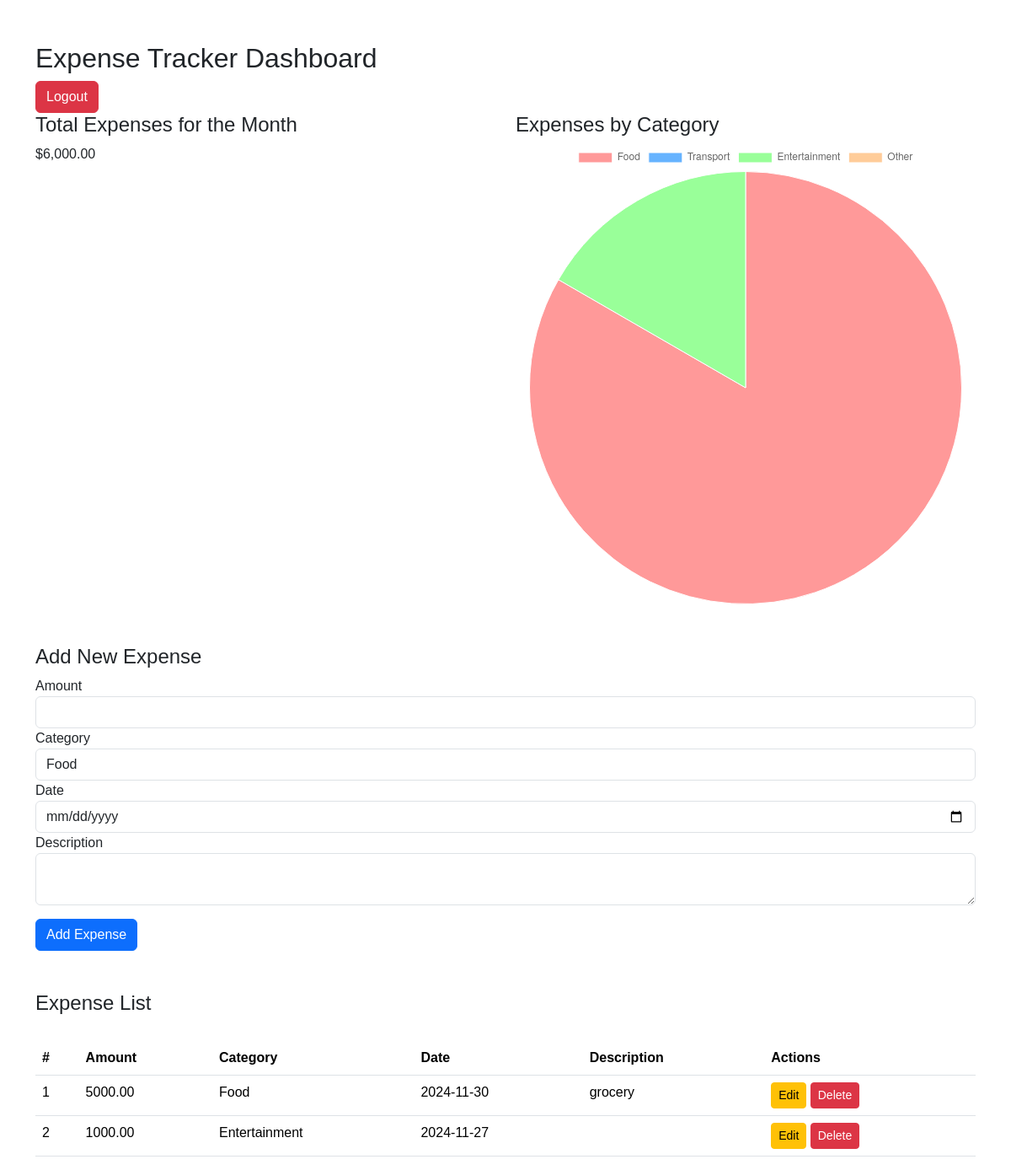
The page /welcome.php (signed in) on the database its author committed.
### tables this page shows
CREATE TABLE `expenses` (
  `id` int(255) UNSIGNED NOT NULL,
  `user_id` int(255) NOT NULL,
  `category` varchar(50) NOT NULL,
  `amount` decimal(10,2) NOT NULL,
  `expense_date` date NOT NULL,
  `description` text NOT NULL,
  `created_at` timestamp NOT NULL DEFAULT current_timestamp()
);

### welcome.php (the view, shortened to what this page needs)
<?php
    include('connection.php');
    $username = $_SESSION['username'];
    $sql_user = "SELECT id FROM users WHERE username = '$username'";
    $result_user = mysqli_query($conn, $sql_user);
    $user = mysqli_fetch_assoc($result_user);
    $user_id = $user['id'];
    $sql_expenses = "SELECT * FROM expenses WHERE user_id = $user_id";
    $result_expenses = mysqli_query($conn, $sql_expenses);
    $expenses = mysqli_fetch_all($result_expenses, MYSQLI_ASSOC);
    $total_expenses = 0;
    foreach ($expenses as $expense) {
        $total_expenses += $expense['amount'];
    }
    $categories = ['Food', 'Transport', 'Entertainment', 'Other'];
    $category_expenses = array_fill_keys($categories, 0);
    foreach ($expenses as $expense) {
        $category_expenses[$expense['category']] += $expense['amount'];
    }
?>
<!DOCTYPE html>
<html lang="en">
<head>
    <link href="https://cdn.jsdelivr.net/npm/bootstrap@5.3.2/dist/css/bootstrap.min.css" rel="stylesheet">
</head>
<body>
    <div class="container">
        <h2>Expense Tracker Dashboard</h2>
        <a href="welcome.php?logout=true" class="btn btn-danger">Logout</a>
        <div class="row">
            <div class="col-md-6">
                <h4>Total Expenses for the Month</h4>
                <p id="total-expenses">$<?php echo number_format($total_expenses, 2); ?></p>
            </div>
            <div class="col-md-6">
                <h4>Expenses by Category</h4>
                <canvas id="expense-chart"></canvas>
            </div>
        </div>
        <div class="row mt-5">
            <div class="col-md-12">
                <h4>Add New Expense</h4>
                <form method="POST" action="welcome.php">
                    <div class="form-group">
                        <label for="amount">Amount</label>
                        <input type="number" id="amount" name="amount" class="form-control" required>
                    </div>
                    <div class="form-group">
                        <label for="category">Category</label>
                        <select id="category" name="category" class="form-control" required>
                            <option value="Food">Food</option>
                        </select>
                    </div>
                    <div class="form-group">
                        <label for="expense_date">Date</label>
                        <input type="date" id="expense_date" name="expense_date" class="form-control" required>
                    </div>
                    <div class="form-group">
                        <label for="description">Description</label>
                        <textarea id="description" name="description" class="form-control"></textarea>
                    </div>
                    <button type="submit" class="btn btn-primary mt-3">Add Expense</button>
                </form>
            </div>
        </div>
        <div class="row mt-5">
            <div class="col-md-12">
                <h4>Expense List</h4>
                <table class="table" id="expense-table">
                    <thead>
                        <tr>
                            <th>#</th>
                            <th>Amount</th>
                            <th>Category</th>
                            <th>Date</th>
                            <th>Description</th>
                            <th>Actions</th>
                        </tr>
                    </thead>
                    <tbody>
                        <?php foreach ($expenses as $index => $expense): ?>
                            <tr>
                                <td><?php echo $index + 1; ?></td>
                                <td><?php echo $expense['amount']; ?></td>
                                <td><?php echo $expense['category']; ?></td>
                                <td><?php echo $expense['expense_date']; ?></td>
                                <td><?php echo $expense['description']; ?></td>
                                <td>
                                    <a href="welcome.php?edit_id=<?php echo $expense['id']; ?>" class="btn btn-warning btn-sm">Edit</a>
                                    <a href="welcome.php?delete_id=<?php echo $expense['id']; ?>" class="btn btn-danger btn-sm">Delete</a>
                                </td>
                            </tr>
                        <?php endforeach; ?>
                    </tbody>
                </table>
            </div>
        </div>
    </div>
    <script>
        const categories = ['Food', 'Transport', 'Entertainment', 'Other'];
        const categoryExpenses = [<?php echo implode(',', $category_expenses); ?>];
        const ctx = document.getElementById("expense-chart").getContext("2d");
        new Chart(ctx, {
            type: 'pie',
            data: {
                labels: categories,
                datasets: [{
                    label: 'Expenses by Category',
                    data: categoryExpenses,
                    backgroundColor: ['#ff9999', '#66b3ff', '#99ff99', '#ffcc99'],
                    borderColor: ['#fff', '#fff', '#fff', '#fff'],
                    borderWidth: 1
                }]
            }
        });
    </script>
</body>
</html>

### welcome.php (style rules this page uses)
body { font-family: 'Arial', sans-serif; }
.container { margin-top: 50px; }
#expense-table { margin-top: 30px; }

### rows shown on the page
expenses: amount "5000.00", category "Food", expense_date "2024-11-30", description "grocery"
expenses: amount "1000.00", category "Entertainment", expense_date "2024-11-27"

### other values the page prints
$total_expenses "6,000.00"
chart data {{ implode(',', $category_expenses) }} 5000,0,1000,0
